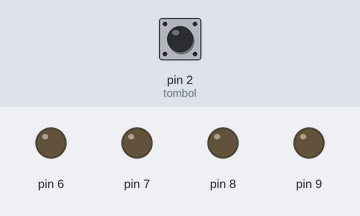
A sketch run on a simulated Arduino Uno, built with avr-gcc and run on an emulated ATmega328P. Shown: output pins drawn as LEDs (lit = HIGH). Dashed ring = blinking. Inputs (shaded band) come from the test bench; at power-on: pin 2 (tombol) LOW.

Above: at 1.2 s.
1.3 s: pin 2 (tombol) pulled HIGH for 1 s
At 1.52 s:
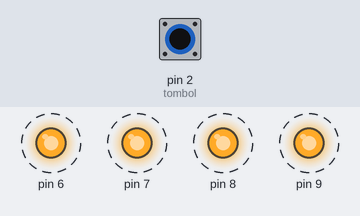
4.3 s: pin 2 (tombol) pulled HIGH for 0.15 s
At 5.0 s:
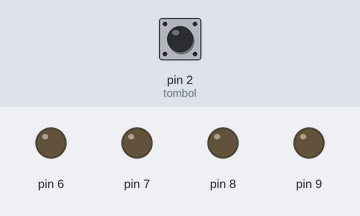
5.9 s: pin 2 (tombol) pulled HIGH for 3.2 s
At 6.12 s:
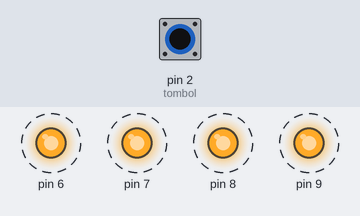
Timing chart, 0 to 10.7 s (numbered marks = the images above; inputs shaded):
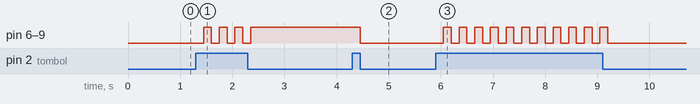

The sketch:

BASIC_I0_SHIELD_-_SWITCH_LED_TOOGLE.ino
```cpp
#define tombol  2
boolean statusTombol=0;
void setup() {
  for(int q=6; q<=9; q++)
    pinMode(q, OUTPUT);
  pinMode(tombol, INPUT);
}

void loop() {
  if(digitalRead(tombol)){
    delay(150);
    statusTombol=!statusTombol;
  }
  if(statusTombol)
    for(int q=6; q<=9; q++)
      digitalWrite(q, HIGH);
    else
    for(int q=6; q<=9; q++)
      digitalWrite(q, LOW);
}
```

Measured:
- after the input at 1.3 s, pin 6–9: alternates HIGH for 0.15 s and LOW for 0.15 s, 7 changes in all, then stays HIGH, starting after 0.15 s
- after the input at 4.3 s, pin 6–9: HIGH → LOW after 0.15 s
- after the input at 5.9 s, pin 6–9: alternates HIGH for 0.15 s and LOW for 0.15 s, 22 changes in all, then stays LOW, starting after 0.15 s
